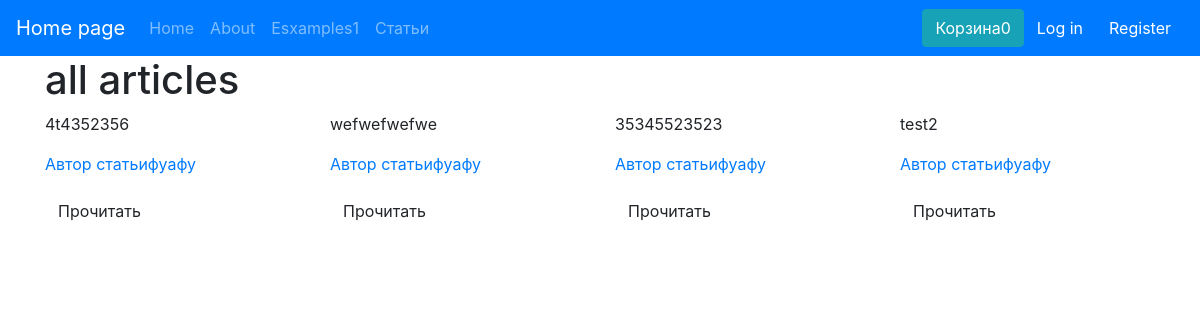
The app's page /users/articles with its own data.
### users/models.py (models this page shows, shortened)
class Article(models.Model):
    author = models.ForeignKey(UserAuthor , on_delete=models.SET_NULL, null=True)
    title = models.CharField(max_length=255, verbose_name= 'Заголовок статьи')
    lead = models.CharField(max_length=500, verbose_name='Краткое описание')
    content = models.TextField(max_length=15000,verbose_name='Контент статьи')
    count_view = models.IntegerField(default=0)

class UserAuthor(models.Model):
    TYPE_USER_VIEW = (
        ('fio', 'ФИО'),
        ('pseudo_name', 'Псевдоним'),
    )
    user = models.OneToOneField(User , on_delete=models.CASCADE)
    bio = models.TextField(max_length=5000)
    type_view = models.CharField(choices=TYPE_USER_VIEW,
                                 max_length=len('pseudo_name'),
                                 verbose_name='Тип представления',
                                 blank=True, null=True)
    pseudoname = models.CharField(max_length=150,
                                  verbose_name='Псевдоним ',
                                  blank=True, null=True)
    def get_type_view(self):
        if self.type_view == 'fio':
            return f'{self.user.first_name}{self.user.last_name}'
        elif self.type_view == 'pseudo_name':
            return self.pseudoname
        else:
            return self.user.username

### users/views.py (the view)
# urls.py: path('articles',articles, name='articles'),
def articles(request):
    ctx = {}
    all_articles = Article.objects.all().order_by('-id')
    ctx['articles'] = all_articles
    return render(request, 'users/all_articles.html',ctx)

### templates/users/all_articles.html
{% extends 'index.html' %}
{% block content %}
<h1>all articles</h1>
    <div class="row">
    {% for article in articles %}
    <div class="col-md-3">
    <p>{{ article.title }}</p>
    <p><a href="">Автор статьи{{ article.author.get_type_view }}</a></p>
        <a href="{% url 'client_app:article_detail' pk=article.id %}" class="btn vtn-danger">Прочитать</a>
    </div>
    {% endfor %}
    </div>
{% endblock %}

### records on screen
Article: title "4t4352356", author.get_type_view "фуафу"
Article: title "wefwefwefwe", author.get_type_view "фуафу"
Article: title "35345523523", author.get_type_view "фуафу"
Article: title "test2", author.get_type_view "фуафу"

### other values on screen
{{ request.session.books_bucket | length }} "0"
